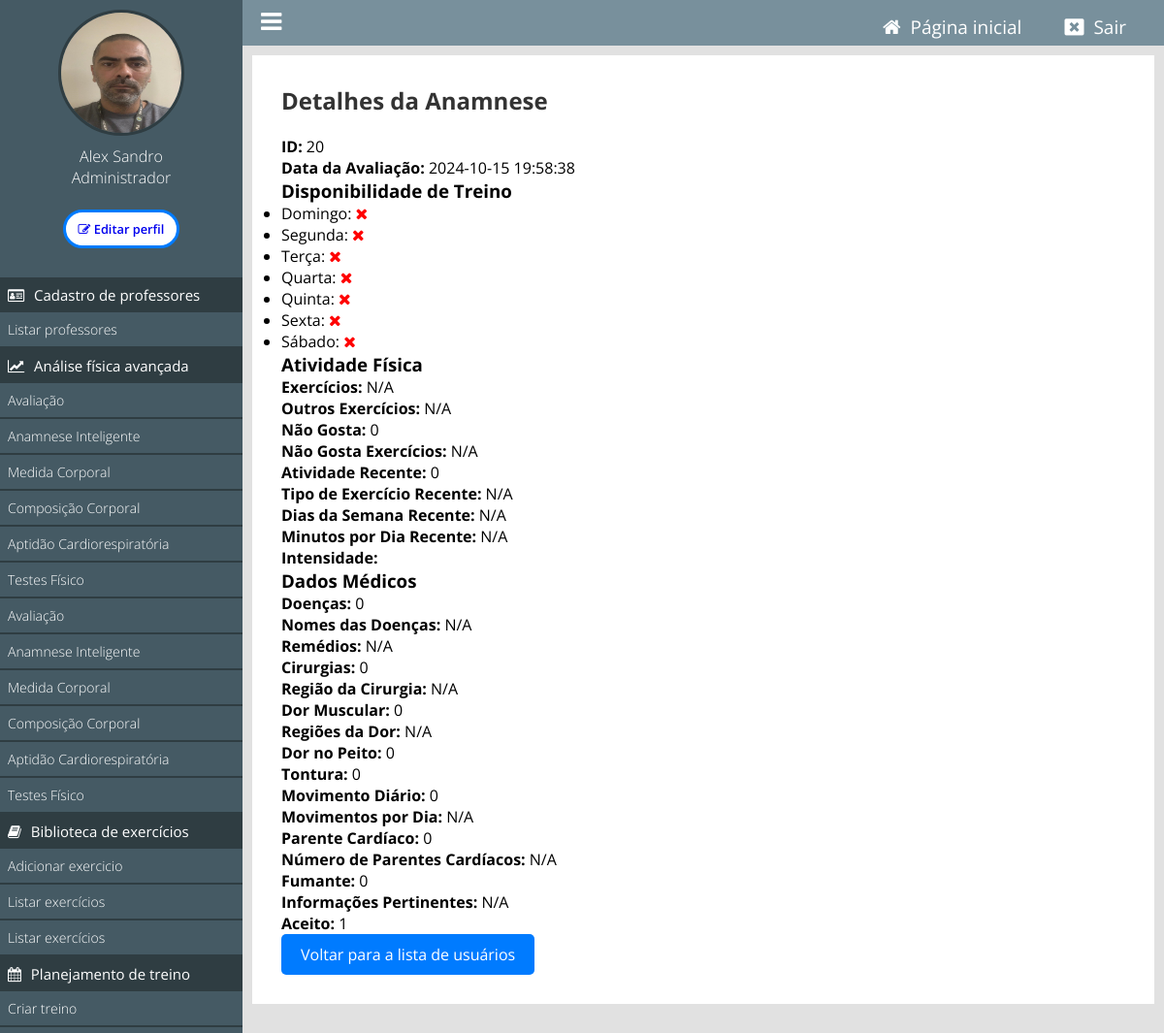
Page /painel/ver-anamnese?id=20 (signed in) on the committed database.
### tables this page shows
CREATE TABLE IF NOT EXISTS `tb_usuarios_anamnese` (
  `id` int NOT NULL AUTO_INCREMENT,
  `usuario_id` int NOT NULL,
  `data_avaliacao` datetime NOT NULL,
  `domingo` tinyint(1) DEFAULT '0',
  `segunda` tinyint(1) DEFAULT '0',
  `terca` tinyint(1) DEFAULT '0',
  `quarta` tinyint(1) DEFAULT '0',
  `quinta` tinyint(1) DEFAULT '0',
  `sexta` tinyint(1) DEFAULT '0',
  `sabado` tinyint(1) DEFAULT '0',
  `minutos_dia` int DEFAULT NULL,
  `exercicios` text,
  `outros_exercicios` varchar(255) DEFAULT NULL,
  `nao_gosta` tinyint(1) DEFAULT '0',
  `nao_gosta_exercicios` varchar(255) DEFAULT NULL,
  `atividade_recente` tinyint(1) DEFAULT '0',
  `nome_atividade_recente` varchar(255) DEFAULT NULL,
  `dias_semana_recente` int DEFAULT NULL,
  `minutos_dia_recente` float DEFAULT NULL,
  `intensidade` varchar(50) DEFAULT NULL,
  `doencas` tinyint(1) DEFAULT '0',
  `doencas_nome` varchar(255) DEFAULT NULL,
  `remedios` varchar(255) DEFAULT NULL,
  `cirurgias` tinyint(1) DEFAULT '0',
  `regiao_cirurgia` varchar(255) DEFAULT NULL,
  `dor_muscular` tinyint(1) DEFAULT '0',
  `regioes_dor` text,
  `dor_peito` tinyint(1) DEFAULT '0',
  `tontura` tinyint(1) DEFAULT '0',
  `movimento_diario` tinyint(1) DEFAULT '0',
  `movimentos_dia` text,
  `parente_cardiaco` tinyint(1) DEFAULT '0',
  `num_parente_cardiaco` int DEFAULT NULL,
  `fumante` tinyint(1) DEFAULT '0',
  `info_pertinente` text,
  `aceito` tinyint(1) DEFAULT '0',
  `ciclo_menstrual` tinyint(1) DEFAULT NULL,
  `ciclo_menstrual_irregular` varchar(255) DEFAULT NULL,
  `sintomas_menstruais` json DEFAULT NULL,
  `uso_anticoncepcional` varchar(3) DEFAULT NULL,
  `fatores_impedem_treino` json DEFAULT NULL,
  `dificuldade_emagrecer` json DEFAULT NULL,
  `silhueta_real` int DEFAULT NULL,
  `silhueta_ideal` int DEFAULT NULL,
  `objetivos_6_meses` json DEFAULT NULL,
  `nome_remedios_emagrecer` varchar(255) DEFAULT NULL,
  `resultados_remedios` varchar(255) DEFAULT NULL,
  `dificuldade_emagrecer_outros` varchar(255) DEFAULT NULL,
  `remedios_emagrecer` tinyint(1) DEFAULT NULL,
  `autoestima` varchar(255) DEFAULT NULL,
  PRIMARY KEY (`id`)
);

### classes/MySql.php (called while the page is built)
<?php
    class MySql{
        private static $pdo;
        public static function conectar(){
            if(self::$pdo == null){
                try{
                    self::$pdo = new PDO('mysql:host='.HOST.';dbname='.DATABASE,USER,PASSWORD,array(PDO::MYSQL_ATTR_INIT_COMMAND => "SET NAMES utf8"));
                    self::$pdo->setAttribute(PDO::ATTR_ERRMODE,PDO::ERRMODE_EXCEPTION);
                }catch(Exception $e) {
                    echo 'erro ao conectar, tente novamente mais tarde';
                }
            }
            return self::$pdo;
        }
    }
?>

### classes/Anamnese.php (called while the page is built, shortened)
<?php
class Anamnese {
    private $db;
    public function __construct() {
        $this->db = MySql::conectar();
    }
    public function buscarAnamnesePorId($id) {
        $sql = $this->db->prepare("SELECT * FROM tb_usuarios_anamnese WHERE id = :id");
        $sql->bindParam(':id', $id);
        $sql->execute();
        return $sql->fetch(PDO::FETCH_ASSOC);
    }
}
?>

### painel/pages/ver-anamnese.php (the view, shortened to what this page needs)
<?php
$id = isset($_GET['id']) ? intval($_GET['id']) : 0;
$anamnese = new Anamnese();
$dados_anamnese = $anamnese->buscarAnamnesePorId($id);
$usuarioid = $dados_anamnese['usuario_id'];
?>
<div class="box-content">
    <h2>Detalhes da Anamnese</h2>
    <p><strong>ID:</strong> <?php echo htmlspecialchars($dados_anamnese['id']); ?></p>
    <p><strong>Data da Avaliação:</strong> <?php echo htmlspecialchars($dados_anamnese['data_avaliacao']); ?></p>
    <h3>Disponibilidade de Treino</h3>
    <ul>
        <li>Domingo: <i class="fa <?php echo $dados_anamnese['domingo'] == 1 ? 'fa-check' : 'fa-times'; ?>" style="color: <?php echo $dados_anamnese['domingo'] == 1 ? 'green' : 'red'; ?>;"></i></li>
        <li>Segunda: <i class="fa <?php echo $dados_anamnese['segunda'] == 1 ? 'fa-check' : 'fa-times'; ?>" style="color: <?php echo $dados_anamnese['segunda'] == 1 ? 'green' : 'red'; ?>;"></i></li>
        <li>Terça: <i class="fa <?php echo $dados_anamnese['terca'] == 1 ? 'fa-check' : 'fa-times'; ?>" style="color: <?php echo $dados_anamnese['terca'] == 1 ? 'green' : 'red'; ?>;"></i></li>
        <li>Quarta: <i class="fa <?php echo $dados_anamnese['quarta'] == 1 ? 'fa-check' : 'fa-times'; ?>" style="color: <?php echo $dados_anamnese['quarta'] == 1 ? 'green' : 'red'; ?>;"></i></li>
        <li>Quinta: <i class="fa <?php echo $dados_anamnese['quinta'] == 1 ? 'fa-check' : 'fa-times'; ?>" style="color: <?php echo $dados_anamnese['quinta'] == 1 ? 'green' : 'red'; ?>;"></i></li>
        <li>Sexta: <i class="fa <?php echo $dados_anamnese['sexta'] == 1 ? 'fa-check' : 'fa-times'; ?>" style="color: <?php echo $dados_anamnese['sexta'] == 1 ? 'green' : 'red'; ?>;"></i></li>
        <li>Sábado: <i class="fa <?php echo $dados_anamnese['sabado'] == 1 ? 'fa-check' : 'fa-times'; ?>" style="color: <?php echo $dados_anamnese['sabado'] == 1 ? 'green' : 'red'; ?>;"></i></li>
    </ul>
    <h3>Atividade Física</h3>
    <p><strong>Exercícios:</strong> <?php echo htmlspecialchars($dados_anamnese['exercicios'] ?? 'N/A'); ?></p>
    <p><strong>Outros Exercícios:</strong> <?php echo htmlspecialchars($dados_anamnese['outros_exercicios'] ?? 'N/A'); ?></p>
    <p><strong>Não Gosta:</strong> <?php echo htmlspecialchars($dados_anamnese['nao_gosta']); ?></p>
    <p><strong>Não Gosta Exercícios:</strong> <?php echo htmlspecialchars($dados_anamnese['nao_gosta_exercicios'] ?? 'N/A'); ?></p>
    <p><strong>Atividade Recente:</strong> <?php echo htmlspecialchars($dados_anamnese['atividade_recente']); ?></p>
    <p><strong>Tipo de Exercício Recente:</strong> <?php echo isset($dados_anamnese['tipo_exercicio_recente']) ? htmlspecialchars($dados_anamnese['tipo_exercicio_recente']) : 'N/A'; ?></p>
    <p><strong>Dias da Semana Recente:</strong> <?php echo htmlspecialchars($dados_anamnese['dias_semana_recente'] ?? 'N/A'); ?></p>
    <p><strong>Minutos por Dia Recente:</strong> <?php echo htmlspecialchars($dados_anamnese['minutos_dia_recente'] ?? 'N/A'); ?></p>
    <p><strong>Intensidade:</strong> <?php echo htmlspecialchars($dados_anamnese['intensidade']); ?></p>
    <h3>Dados Médicos</h3>
    <p><strong>Doenças:</strong> <?php echo htmlspecialchars($dados_anamnese['doencas']); ?></p>
    <p><strong>Nomes das Doenças:</strong> <?php echo htmlspecialchars($dados_anamnese['doencas_nome'] ?? 'N/A'); ?></p>
    <p><strong>Remédios:</strong> <?php echo htmlspecialchars($dados_anamnese['remedios'] ?? 'N/A'); ?></p>
    <p><strong>Cirurgias:</strong> <?php echo htmlspecialchars($dados_anamnese['cirurgias']); ?></p>
    <p><strong>Região da Cirurgia:</strong> <?php echo htmlspecialchars($dados_anamnese['regiao_cirurgia'] ?? 'N/A'); ?></p>
    <p><strong>Dor Muscular:</strong> <?php echo htmlspecialchars($dados_anamnese['dor_muscular']); ?></p>
    <p><strong>Regiões da Dor:</strong> <?php echo htmlspecialchars($dados_anamnese['regioes_dor'] ?? 'N/A'); ?></p>
    <p><strong>Dor no Peito:</strong> <?php echo htmlspecialchars($dados_anamnese['dor_peito']); ?></p>
    <p><strong>Tontura:</strong> <?php echo htmlspecialchars($dados_anamnese['tontura']); ?></p>
    <p><strong>Movimento Diário:</strong> <?php echo htmlspecialchars($dados_anamnese['movimento_diario']); ?></p>
    <p><strong>Movimentos por Dia:</strong> <?php echo htmlspecialchars($dados_anamnese['movimentos_dia'] ?? 'N/A'); ?></p>
    <p><strong>Parente Cardíaco:</strong> <?php echo htmlspecialchars($dados_anamnese['parente_cardiaco']); ?></p>
    <p><strong>Número de Parentes Cardíacos:</strong> <?php echo htmlspecialchars($dados_anamnese['num_parente_cardiaco'] ?? 'N/A'); ?></p>
    <p><strong>Fumante:</strong> <?php echo htmlspecialchars($dados_anamnese['fumante']); ?></p>
    <p><strong>Informações Pertinentes:</strong> <?php echo htmlspecialchars($dados_anamnese['info_pertinente'] ?? 'N/A'); ?></p>
    <p><strong>Aceito:</strong> <?php echo htmlspecialchars($dados_anamnese['aceito']); ?></p>
    <a href="<?php echo INCLUDE_PATH_PAINEL . 'listar-afa?id=' . $usuarioid ?>" class="btn voltar">Voltar para a lista de usuários</a>
</div>

### painel/css/style.css (style rules this page uses)
* { margin: 0; padding: 0; box-sizing: border-box; font-family: "Open Sans", sans-serif; }
html, body { height: 100%; background: rgb(225, 225, 225); }
body { overflow-x: hidden; }
.box-content { background: white; padding: 30px; margin-bottom: 20px; }
.box-content h2 { font-size: 24px; color: #333; margin-bottom: 20px; display: flex; align-items: center; gap: 10px; }
.btn.voltar { display: inline-block; padding: 10px 20px; background-color: #007bff; color: #fff; text-decoration: none; border-radius: 5px; transition: background-color 0.3s ease; }
.btn { padding: 10px 20px; border: none; cursor: pointer; }

### rows in the picture
tb_usuarios_anamnese: id "20", data_avaliacao "2024-10-15 19:58:38", exercicios "N/A", outros_exercicios "N/A", nao_gosta "0", nao_gosta_exercicios "N/A", atividade_recente "0", dias_semana_recente "N/A", minutos_dia_recente "N/A", doencas "0", doencas_nome "N/A", remedios "N/A", cirurgias "0", regiao_cirurgia "N/A", dor_muscular "0", regioes_dor "N/A", dor_peito "0", tontura "0", movimento_diario "0", movimentos_dia "N/A", parente_cardiaco "0", num_parente_cardiaco "N/A", fumante "0", info_pertinente "N/A", aceito "1"

### other values in the picture
$_SESSION['nome'] "Alex Sandro"
pegaCargo($_SESSION['cargo']) "Administrador"
